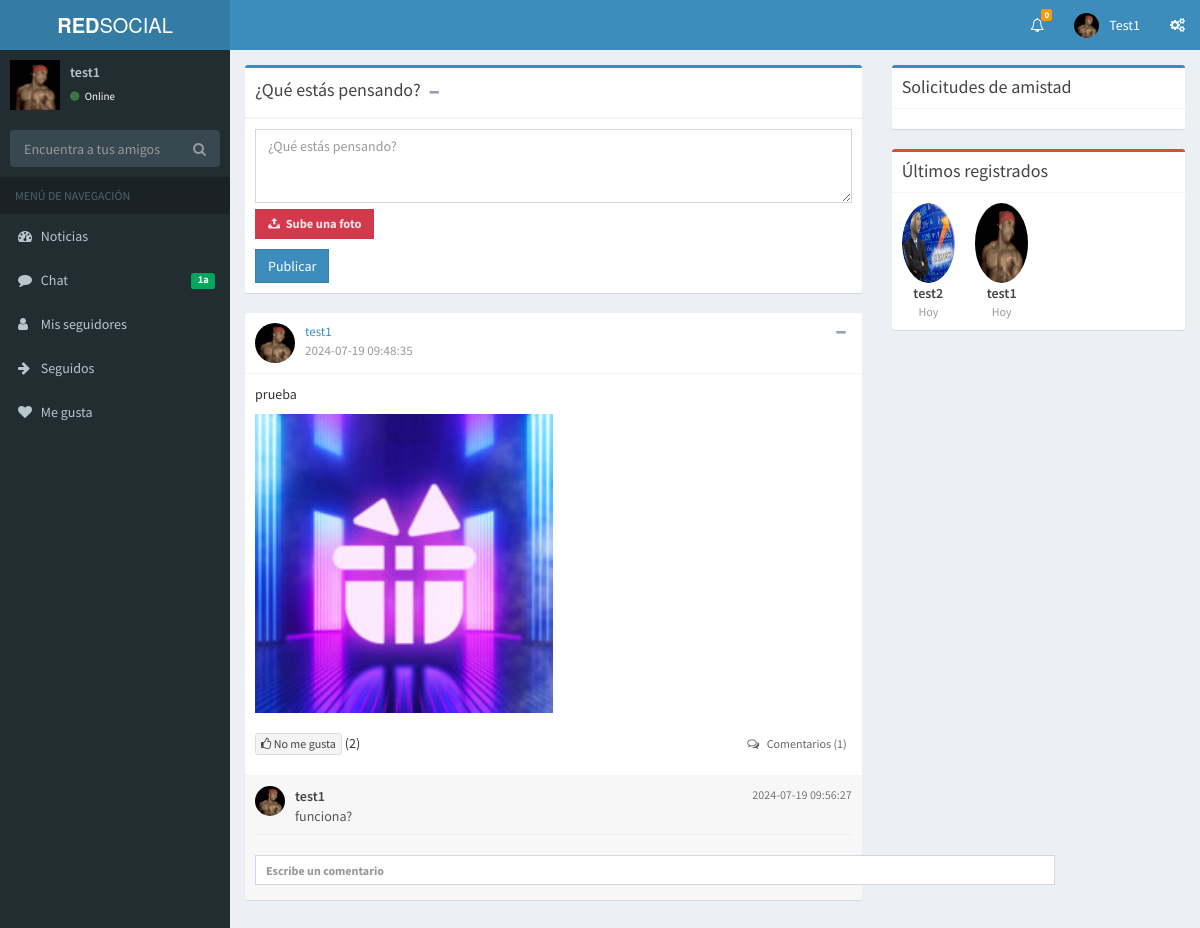
The page /index.php (signed in) on the database its author committed.
### tables this page shows
CREATE TABLE `usuarios` (
  `id_use` int(11) NOT NULL,
  `nombre` varchar(100) NOT NULL,
  `usuario` varchar(100) NOT NULL,
  `contrasena` varchar(100) NOT NULL,
  `nacimiento` date NOT NULL DEFAULT '2000-01-01',
  `avatar` varchar(200) NOT NULL,
  `email` varchar(100) NOT NULL,
  `sexo` varchar(10) NOT NULL DEFAULT 'Nin',
  `fecha_reg` datetime NOT NULL,
  `verificado` int(11) NOT NULL DEFAULT 0,
  `privada` int(1) NOT NULL DEFAULT 0
);

CREATE TABLE `publicaciones` (
  `id_pub` int(11) NOT NULL,
  `usuario` int(11) NOT NULL,
  `fecha` datetime NOT NULL,
  `contenido` text NOT NULL,
  `imagen` int(11) NOT NULL,
  `album` int(11) NOT NULL,
  `comentarios` int(11) NOT NULL,
  `likes` int(11) NOT NULL
);

CREATE TABLE `fotos` (
  `id_fot` int(11) NOT NULL,
  `usuario` int(11) NOT NULL,
  `fecha` date NOT NULL,
  `ruta` varchar(200) NOT NULL,
  `album` int(11) NOT NULL,
  `publicacion` int(11) NOT NULL
);

CREATE TABLE `comentarios` (
  `id_com` int(11) NOT NULL,
  `usuario` int(11) NOT NULL,
  `comentario` text NOT NULL,
  `fecha` datetime NOT NULL,
  `publicacion` int(11) NOT NULL
);

### index.php (the view, shortened to what this page needs)
<?php
include 'lib/config.php';
include 'lib/socialnetwork-lib.php';
?>
<!DOCTYPE html>
<html class="no-js">
<head>
  <link rel="stylesheet" href="bootstrap/css/bootstrap.min.css">
  <link rel="stylesheet" href="https://cdnjs.cloudflare.com/ajax/libs/font-awesome/4.5.0/css/font-awesome.min.css">
  <link rel="stylesheet" href="https://cdnjs.cloudflare.com/ajax/libs/ionicons/2.0.1/css/ionicons.min.css">
  <link rel="stylesheet" href="dist/css/AdminLTE.min.css">
  <link rel="stylesheet" href="dist/css/skins/_all-skins.min.css">
  <link rel="stylesheet" type="text/css" href="css/component.css" />
</head>
<body class="hold-transition skin-blue sidebar-mini">
<div class="wrapper">
<?php echo Headerb (); ?>
<?php echo Side (); ?>
  <div class="content-wrapper">
    <section class="content">
      <div class="row">
        <div class="col-md-8">
          <div class="row">
            <div class="col-md-12">
              <div class="box box-primary direct-chat direct-chat-warning">
                <div class="box-header with-border">
                  <h3 class="box-title">¿Qué estás pensando?</h3>
                    <button type="button" class="btn btn-box-tool" data-widget="collapse">
                      <i class="fa fa-minus"></i>
                    </button>
              </div>
                <div class="box-footer">
                  <form action="" method="post" enctype="multipart/form-data">
                    <div class="input-group">
                      <textarea name="publicacion" onkeypress="return validarn(event)" placeholder="¿Qué estás pensando?" class="form-control" cols="200" rows="3" required></textarea>
                      <br><br><br><br>
                      <label for="file-1"> <span>Sube una foto</span></label>
                    <br>
                      <button type="submit" name="publicar" class="btn btn-primary btn-flat">Publicar</button>
                    </div>
                  </form>
                </div>
              </div>
            </div>
          </div>
          <div class="scroll">
            <?php require_once 'publicaciones.php'; ?>
          </div>
        </div>
        <div class="col-md-4">
          <div class="box box-primary">
            <div class="box-header with-border">
              <h3 class="box-title">Solicitudes de amistad</h3>
            </div>
            <div class="box-body">
            </div>
          </div>
        </div>
        <div class="col-md-4">
              <div class="box box-danger">
                <div class="box-header with-border">
                  <h3 class="box-title">Últimos registrados</h3>
                </div>
                <div class="box-body no-padding">
                  <ul class="users-list clearfix">
                  <?php $registrados = mysqli_query($connect,"SELECT avatar,usuario,fecha_reg,id_use FROM usuarios order by id_use desc limit 8");
                  while($reg=mysqli_fetch_array($registrados))
                  {
                  ?>
                    <li>
                      <img src="avatars/<?php echo $reg['avatar']; ?>" alt="User Image" width="100" height="200">
                      <a class="users-list-name" href="perfil.php?id=<?php echo $reg['id_use'];?>"><?php echo $reg['usuario']; ?></a>
                      <span class="users-list-date">Hoy</span>
                    </li>
                  <?php
                  }
                  ?>
                  </ul>
                </div>
              </div>
            </div>
      </div>
    </section>
  </div>
</div>
</body>
</html>

### lib/socialnetwork-lib.php (shortened to what this page needs)
<?php
function Headerb ()
{
?>
<header class="main-header">
    <a href="index.php" class="logo">
      <span class="logo-lg"><b>RED</b>SOCIAL</span>
    </a>
    <nav class="navbar navbar-static-top">
      <div class="navbar-custom-menu">
        <ul class="nav navbar-nav">
          <?php
          include 'lib/config.php';
          $contadorcuant = mysqli_query($connect,"SELECT * FROM notificaciones WHERE user2 = '".$_SESSION['id']."' AND leido = '0' ORDER BY id_not desc");
          $cuantas = mysqli_num_rows($contadorcuant);
          ?>
          <li class="dropdown notifications-menu">
            <a href="#" class="dropdown-toggle" data-toggle="dropdown">
              <i class="fa fa-bell-o"></i>
              <span class="label label-warning"><?php echo $cuantas; ?></span>
            </a>
          </li>
          <?php
          include 'lib/config.php';
          $upvn=mysqli_query($connect,"SELECT * FROM usuarios WHERE id_use ='".$_SESSION['id']."'");
          $up=mysqli_fetch_array($upvn);
          ?>
          <li class="dropdown user user-menu">
            <a href="#" class="dropdown-toggle" data-toggle="dropdown">
              <img src="avatars/<?php echo $up['avatar']; ?>" class="user-image" alt="User Image">
              <span class="hidden-xs"><?php echo ucwords($up['usuario']); ?></span>
            </a>
          </li>
          <li>
            <a * data-toggle="control-sidebar"><i class="fa fa-gears"></i></a>
          </li>
        </ul>
      </div>
    </nav>
  </header>
<?php
}
?>
<?php
function Side ()
{
?>
  <aside class="main-sidebar">
    <section class="sidebar">
      <div class="user-panel">
        <div class="pull-left">
          <?php
          include 'lib/config.php';
          $upvn=mysqli_query($connect,"SELECT * FROM usuarios WHERE id_use ='".$_SESSION['id']."'");
          $up=mysqli_fetch_array($upvn);
          ?>
          <img src="avatars/<?php echo $up['avatar']; ?>" width="50" alt="User Image">
        </div>
        <div class="pull-left info">
          <p ><a href="perfil.php?id=<?php echo $_SESSION['id'];?>"><?php echo $up['usuario']; ?></a></p>
          <a href=""><i class="fa fa-circle text-success"></i> Online</a>
        </div>
      </div>
      <form action="#" method="get" class="sidebar-form">
        <div class="input-group">
          <input type="text" name="q" class="form-control" placeholder="Encuentra a tus amigos">
              <span class="input-group-btn">
                <button type="submit" name="search" id="search-btn" class="btn btn-flat"><i class="fa fa-search"></i>
                </button>
              </span>
        </div>
      </form>
      <ul class="sidebar-menu">
        <li class="header">MENÚ DE NAVEGACIÓN</li>
        <li>
          <a href="index.php">
            <i class="fa fa-dashboard"></i> <span>Noticias</span>
          </a>
        </li>
        <li>
          <a href="chats.php">
            <i class="fa fa-comment"></i> <span>Chat</span>
            <span class="pull-right-container">
              <small class="label pull-right bg-green">1a</small>
            </span>
          </a>
        </li>
        <li>
          <a href="index.php">
            <i class="fa fa-user"></i> <span>Mis seguidores</span>
          </a>
        </li>
        <li>
          <a href="index.php">
            <i class="fa fa-arrow-right"></i> <span>Seguidos</span>
          </a>
        </li>
        <li>
          <a href="index.php">
            <i class="fa fa-heart"></i> <span>Me gusta</span>
          </a>
        </li>
          </ul>
    </section>
  </aside>
<?php
}
?>

### publicaciones.php (shortened to what this page needs)
<?php
include 'lib/config.php';
?>
<?php
$CantidadMostrar = 5;
$compag = (int)(!isset($_GET['pag']) ? 1 : $_GET['pag']);
$consultavistas = "SELECT * FROM publicaciones ORDER BY id_pub DESC LIMIT " . (($compag - 1) * $CantidadMostrar) . ", " . $CantidadMostrar;
$consulta = mysqli_query($connect, $consultavistas);
while ($lista = mysqli_fetch_array($consulta)) {
    $userid = mysqli_real_escape_string($connect, $lista['usuario']);
    $usuariob = mysqli_query($connect, "SELECT * FROM usuarios WHERE id_use = '$userid'");
    $use = mysqli_fetch_array($usuariob);
    $fotos = mysqli_query($connect, "SELECT * FROM fotos WHERE publicacion = '$lista[id_pub]'");
    $fot = mysqli_fetch_array($fotos);
?>
<div class="box box-widget">
    <div class="box-header with-border">
        <div class="user-block">
            <img class="img-circle" src="avatars/<?php echo $use['avatar']; ?>" alt="User Image">
            <span class="description" onclick="location.href='perfil.php?id=<?php echo $use['id_use']; ?>';" style="cursor:pointer; color: #3C8DBC;"><?php echo $use['usuario']; ?></span>
            <span class="description"><?php echo $lista['fecha']; ?></span>
        </div>
        <div class="box-tools">
            <button type="button" class="btn btn-box-tool" data-widget="collapse"><i class="fa fa-minus"></i></button>
        </div>
    </div>
    <div class="box-body">
        <p><?php echo $lista['contenido']; ?></p>
        <?php if ($lista['imagen'] != 0) { ?>
            <img src="publicaciones/<?php echo $fot['ruta']; ?>" width="50%">
        <?php } ?>
        <br><br>
        <?php $numcomen = mysqli_num_rows(mysqli_query($connect, "SELECT * FROM comentarios WHERE publicacion = '" . $lista['id_pub'] . "'")); ?>
        <ul class="list-inline">
            <?php
            $query = mysqli_query($connect, "SELECT * FROM likes WHERE post = '" . $lista['id_pub'] . "' AND usuario ='" . $_SESSION['id'] . "'");
            if (mysqli_num_rows($query) == 0) { ?>
                <li><div class="btn btn-default btn-xs like" id="<?php echo $lista['id_pub']; ?>"><i class="fa fa-thumbs-o-up"></i> Me gusta </div><span id="likes_<?php echo $lista['id_pub']; ?>"> (<?php echo $lista['likes']; ?>)</span></li>
            <?php } else { ?>
                <li><div class="btn btn-default btn-xs like" id="<?php echo $lista['id_pub']; ?>"><i class="fa fa-thumbs-o-up"></i> No me gusta </div><span id="likes_<?php echo $lista['id_pub']; ?>"> (<?php echo $lista['likes']; ?>)</span></li>
            <?php } ?>
            <li class="pull-right">
                <span class="link-black text-sm"><i class="fa fa-comments-o margin-r-5"></i> Comentarios (<?php echo $numcomen; ?>)</span>
            </li>
        </ul>
    </div>
    <div class="box-footer box-comments">
        <?php
        $comentarios = mysqli_query($connect, "SELECT * FROM comentarios WHERE publicacion = '" . $lista['id_pub'] . "' ORDER BY id_com DESC LIMIT 2");
        while ($com = mysqli_fetch_array($comentarios)) {
            $usuarioc = mysqli_query($connect, "SELECT * FROM usuarios WHERE id_use = '" . $com['usuario'] . "'");
            $usec = mysqli_fetch_array($usuarioc);
        ?>
            <div class="box-comment">
                <img class="img-circle img-sm" src="avatars/<?php echo $usec['avatar']; ?>">
                <div class="comment-text">
                    <span class="username">
                        <?php echo $usec['usuario']; ?>
                        <span class="text-muted pull-right"><?php echo $com['fecha']; ?></span>
                    </span>
                    <?php echo $com['comentario']; ?>
                </div>
            </div>
        <?php } ?>
        <br>
        <form method="post" action="">
            <label id="record-<?php echo $lista['id_pub']; ?>">
                <input type="text" class="enviar-btn form-control input-sm" style="width: 800px;" placeholder="Escribe un comentario" name="comentario" id="comentario-<?php echo $lista['id_pub']; ?>">
            </label>
        </form>
    </div>
</div>
<br><br>
<?php
}
?>

### css/component.css (style rules this page uses)
.inputfile + label { max-width: 80%; font-size: 1.25rem; font-weight: 700; text-overflow: ellipsis; white-space: nowrap; cursor: pointer; display: inline-block; overflow: hidden; padding: 0.625rem 1.25rem; }
.inputfile + label svg { width: 1em; height: 1em; vertical-align: middle; fill: currentColor; margin-top: -0.25em; margin-right: 0.25em; }
.inputfile-1 + label { color: #f1e5e6; background-color: #d3394c; }

### rows shown on the page
usuarios: avatar (picture), usuario "Test1", usuario "test1"
publicaciones: usuarios.avatar (picture), usuarios.usuario "test1", fecha "2024-07-19 09:48:35", contenido "prueba", fotos.ruta (picture), likes "2", numcomen "1"
comentarios: usuarios.avatar (picture), usuarios.usuario "test1", fecha "2024-07-19 09:56:27", comentario "funciona?"
usuarios: avatar (picture), usuario "test2"

### other values the page prints
$cuantas "0"
